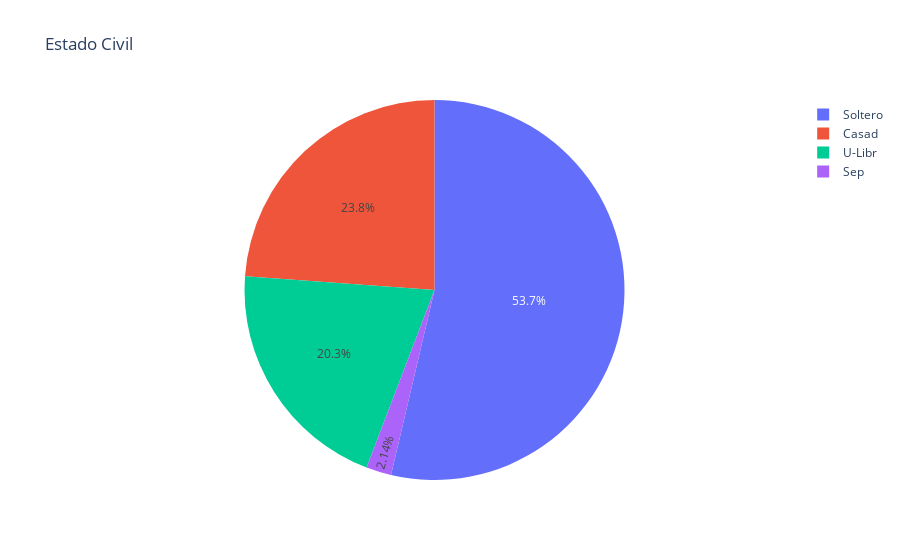

Notebook code for this chart:
### Markdown cell above
### Estado civil

### Code cell
data_sucia['ESTADO CIVIL'].fillna('Solter', inplace=True)

# Definir el mapeo de los valores
estado_civil_mapping = {
    'Solter': 'Soltero',
    'viud.': 'Soltero',
    'solter': 'Soltero',
    'casad.': 'Casado',
    'Casad.': 'Casado',
    'Divorc': 'Separado',
    'Sep.': 'Separado',
    'divorc': 'Separado',
    'Concu.': 'Union Libre',
    'U.Libr': 'Union Libre'
}

# Reemplazando los valores
data_sucia['ESTADO CIVIL'] = data_sucia['ESTADO CIVIL'].replace(estado_civil_mapping)

# Convertir en categorico
data_sucia['ESTADO CIVIL'] = data_sucia['ESTADO CIVIL'].astype('category')

data_sucia['ESTADO CIVIL'].unique()

# Hacer plot de pie de la columna Estado Civil usando plotly express
import plotly.express as px
fig = px.pie(data_sucia, names='ESTADO CIVIL', title='Estado Civil')
fig.show()

### Figure 1 — Plotly figure (JSON) as saved in the notebook; plotly's stock layout.template omitted (floating-point values rounded to 4 significant figures; data arrays with more than 128 entries replaced by an {"elided": "..."} marker saying what was removed)
{"data": [{"domain": {"x": [0, 1], "y": [0, 1]}, "hovertemplate": "ESTADO CIVIL=%{label}<extra></extra>", "labels": {"elided": "1401 str values"}, "legendgroup": "", "name": "", "showlegend": true, "type": "pie"}], "layout": {"legend": {"tracegroupgap": 0}, "title": {"text": "Estado Civil"}}}
